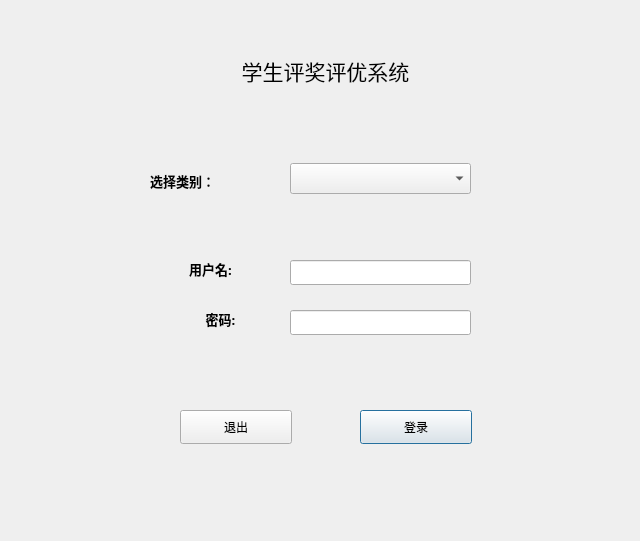
<?xml version="1.0" encoding="UTF-8"?>
<ui version="4.0">
 <class>QDlgLogin</class>
 <widget class="QDialog" name="QDlgLogin">
  <property name="geometry">
   <rect>
    <x>0</x>
    <y>0</y>
    <width>640</width>
    <height>541</height>
   </rect>
  </property>
  <property name="windowTitle">
   <string>用户登录</string>
  </property>
  <widget class="QLabel" name="label">
   <property name="geometry">
    <rect>
     <x>170</x>
     <y>260</y>
     <width>81</width>
     <height>18</height>
    </rect>
   </property>
   <property name="font">
    <font>
     <family>宋体</family>
     <pointsize>10</pointsize>
     <weight>75</weight>
     <bold>true</bold>
    </font>
   </property>
   <property name="text">
    <string>用户名:</string>
   </property>
   <property name="alignment">
    <set>Qt::AlignCenter</set>
   </property>
  </widget>
  <widget class="QLabel" name="label_2">
   <property name="geometry">
    <rect>
     <x>180</x>
     <y>310</y>
     <width>81</width>
     <height>18</height>
    </rect>
   </property>
   <property name="font">
    <font>
     <family>宋体</family>
     <pointsize>10</pointsize>
     <weight>75</weight>
     <bold>true</bold>
    </font>
   </property>
   <property name="text">
    <string>密码:</string>
   </property>
   <property name="alignment">
    <set>Qt::AlignCenter</set>
   </property>
  </widget>
  <widget class="QPushButton" name="btnOk">
   <property name="geometry">
    <rect>
     <x>360</x>
     <y>410</y>
     <width>112</width>
     <height>34</height>
    </rect>
   </property>
   <property name="text">
    <string>登录</string>
   </property>
  </widget>
  <widget class="QPushButton" name="btnExit">
   <property name="geometry">
    <rect>
     <x>180</x>
     <y>410</y>
     <width>112</width>
     <height>34</height>
    </rect>
   </property>
   <property name="text">
    <string>退出</string>
   </property>
  </widget>
  <widget class="QLineEdit" name="editUser">
   <property name="geometry">
    <rect>
     <x>290</x>
     <y>260</y>
     <width>181</width>
     <height>25</height>
    </rect>
   </property>
  </widget>
  <widget class="QLineEdit" name="editPswd">
   <property name="geometry">
    <rect>
     <x>290</x>
     <y>310</y>
     <width>181</width>
     <height>25</height>
    </rect>
   </property>
  </widget>
  <widget class="QLabel" name="label_3">
   <property name="geometry">
    <rect>
     <x>150</x>
     <y>30</y>
     <width>351</width>
     <height>81</height>
    </rect>
   </property>
   <property name="font">
    <font>
     <family>MV Boli</family>
     <pointsize>16</pointsize>
     <weight>50</weight>
     <italic>false</italic>
     <bold>false</bold>
    </font>
   </property>
   <property name="text">
    <string>学生评奖评优系统</string>
   </property>
   <property name="alignment">
    <set>Qt::AlignCenter</set>
   </property>
  </widget>
  <widget class="QComboBox" name="comboBox">
   <property name="geometry">
    <rect>
     <x>290</x>
     <y>163</y>
     <width>181</width>
     <height>31</height>
    </rect>
   </property>
   <item>
    <property name="text">
     <string/>
    </property>
   </item>
   <item>
    <property name="text">
     <string>系统管理员</string>
    </property>
   </item>
   <item>
    <property name="text">
     <string>部门管理员</string>
    </property>
   </item>
   <item>
    <property name="text">
     <string>学生</string>
    </property>
   </item>
  </widget>
  <widget class="QLabel" name="label_4">
   <property name="geometry">
    <rect>
     <x>150</x>
     <y>170</y>
     <width>111</width>
     <height>21</height>
    </rect>
   </property>
   <property name="font">
    <font>
     <family>宋体</family>
     <pointsize>10</pointsize>
     <weight>75</weight>
     <bold>true</bold>
    </font>
   </property>
   <property name="text">
    <string>选择类别：</string>
   </property>
  </widget>
 </widget>
 <resources/>
 <connections/>
</ui>
